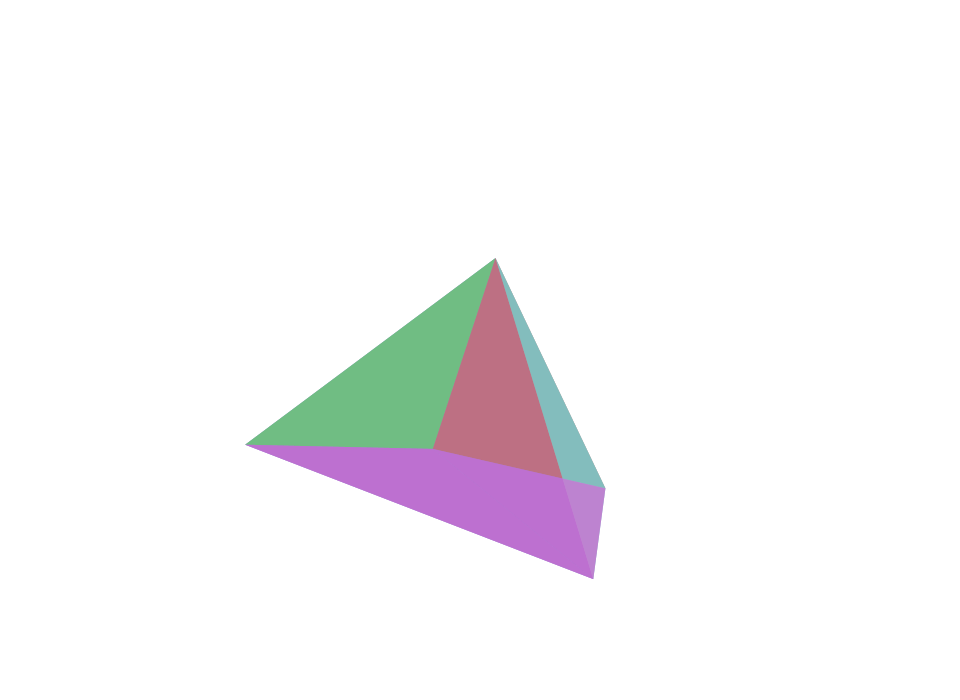
Frame 1 (no input)
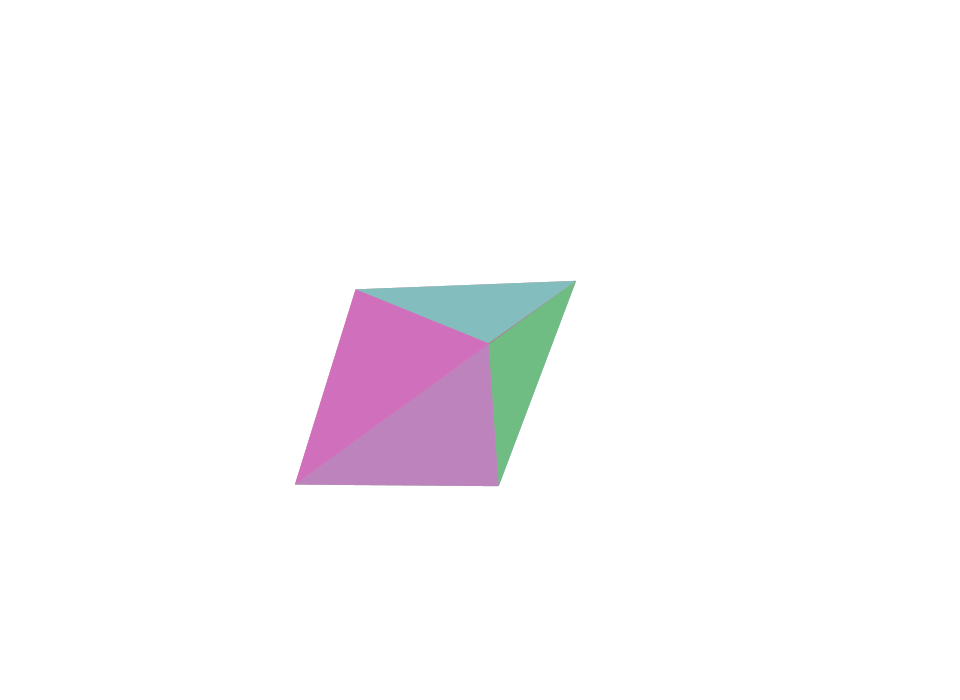
Frame 60 (the mouse pressed at the canvas centre just before this capture)
Frame 120 (the mouse held since frame 60 and released just before this capture): identical to frame 60, image omitted

The Processing sketch that drew these frames (run headless with seeded random() and noise(); from frame 60 on, the mouse is pressed at the canvas centre):

// Processing sketch: Pyramid
// ── Pyramid.pde
Point3D points[];
Triangle[] triangles;
float fl = 250;
float vpX = 0;
float vpY = 0;

void setup() {
  size(960, 700);
  frameRate(30);
  initialize();
}

void initialize() {
  smooth();
  noStroke();
  vpX = width/2;
  vpY = height/2;
  
  points = new Point3D[5];
  points[0] = new Point3D(   0, -200,    0);
  points[1] = new Point3D( 200,  200, -200);
  points[2] = new Point3D(-200,  200, -200);
  points[3] = new Point3D(-200,  200,  200);
  points[4] = new Point3D( 200,  200,  200);
  for(int i=0; i<points.length; i++) {
    points[i].setVanishingPoint(vpX, vpY);
    points[i].setCenter(0, 0, 200);
  }
  
  triangles = new Triangle[6];
  triangles[0] = new Triangle(points[0], points[1], points[2], color(102, 102, 204, 127));
  triangles[1] = new Triangle(points[0], points[2], points[3], color(102, 204, 102, 127));
  triangles[2] = new Triangle(points[0], points[3], points[4], color(204, 102, 102, 127));
  triangles[3] = new Triangle(points[0], points[4], points[1], color(102, 204, 204, 127));
  triangles[4] = new Triangle(points[1], points[3], points[2], color(204, 102, 204, 127));
  triangles[5] = new Triangle(points[1], points[4], points[3], color(204, 102, 204, 127));
}

void draw() {
  background(255);
  
  float angleX = (mouseY - vpY) * 0.001;
  float angleY = (mouseX - vpX) * 0.001;
  for(int i=0; i<points.length; i++) {
    Point3D point = points[i];
    point.rotateX(angleX);
    point.rotateY(angleY);
  }
  for(int i=0; i<triangles.length; i++) {
    triangles[i].update();
  }
}

////////////////////////////////

class Triangle extends Sprite {
  Point3D pointA;
  Point3D pointB;
  Point3D pointC;
  color cl;
  
  Triangle(Point3D a, Point3D b, Point3D c, color cl){
    super();
    pointA = a;
    pointB = b;
    pointC = c;
    this.cl = cl;
  }
  
  void draw(){
    fill(cl);
    beginShape(TRIANGLE_STRIP);
    vertex(pointA.screenX(), pointA.screenY());
    vertex(pointB.screenX(), pointB.screenY());
    vertex(pointC.screenX(), pointC.screenY());
    vertex(pointA.screenX(), pointA.screenY());
    endShape();
  }
}

////////////////////////////////

class Sprite extends Object {
  float x, y;
  float scaleX, scaleY;
  float width, height;
  float rotation;
  boolean visible;
  color strokeColor;
  color fillColor;
  Boolean isStroke;
  Boolean isFill;
  Boolean isRollOver;
  Boolean locked;
  float xoff, yoff;
 
  Sprite() {
    super();
    scaleX = 1.0;
    scaleY = 1.0;
    strokeColor = color(0);
    fillColor = color(0);
    isStroke = false;
    isFill = false;
    isRollOver = false;
    locked = false;
    visible = true;
  }
  
  void update() {
    if(! visible) return;
    pushMatrix();
    if(locked){
      x = mouseX - xoff;
      y = mouseY - yoff;
    }  
    translate(x, y);
    scale(scaleX, scaleY);
    rotate(rotation * PI / 180.0);
    if(isStroke) stroke(strokeColor);
    if(isFill) fill(fillColor);
    draw();
    popMatrix();
  }
  
  void setStrokeColor(color strokeColor) {
    this.strokeColor = strokeColor;
    isStroke = true;
  }
  
  void setFillColor(color fillColor) {
    this.fillColor = fillColor;
    isFill = true;
  }
  
  void startDrag() {
    if(isRollOver){
      locked = true;
      xoff = mouseX - x;
      yoff = mouseY - y;
    }
  }
  
  void stopDrag() {
    locked = false;
  }
  
  void draw() {}
}

////////////////////////////////

class Point3D extends Object {
  float fl = 250;
  float vpX = 0;
  float vpY = 0;
  float cX = 0;
  float cY = 0;
  float cZ = 0;
  float x = 0;
  float y = 0;
  float z = 0;
  
  Point3D(float x, float y, float z) {
    super();
    this.x = x;
    this.y = y;
    this.z = z;
  }
  
  void setVanishingPoint(float vpX, float vpY) {
    this.vpX = vpX;
    this.vpY = vpY;
  }
  
  void setCenter(float cX, float cY, float cZ) {
    this.cX = cX;
    this.cY = cY;
    this.cZ = cZ;    
  }
  
  float screenX() {
    float scale = fl / (fl + z + cZ);
    return vpX + (cX + x) * scale;  
  }
  
  float screenY() {
    float scale = fl / (fl + z + cZ);
    return vpY + (cY + y) * scale;
  }
  
  void rotateX(float angleX) {
    float cosX = cos(angleX);
    float sinX = sin(angleX);
    float y1 = y * cosX - z * sinX;
    float z1 = z * cosX + y * sinX;
    y = y1;
    z = z1;
  }
  
  void rotateY(float angleY) {
    float cosY = cos(angleY);
    float sinY = sin(angleY);
    float x1 = x * cosY - z * sinY;
    float z1 = z * cosY + x * sinY;
    x = x1;
    z = z1;
  }
  
  void rotateZ(float angleZ) {
    float cosZ = cos(angleZ);
    float sinZ = sin(angleZ);
    float x1 = x * cosZ - y * sinZ;
    float y1 = y * cosZ + x * sinZ;
    x = x1;
    y = y1;
  }
}

////////////////////////////////

class Point extends Object {
  float x, y;
  
  Point(float x, float y) {
    super();
    this.x = x;
    this.y = y;
  }
}

////////////////////////////////

class Object {
  Object() {}
}
